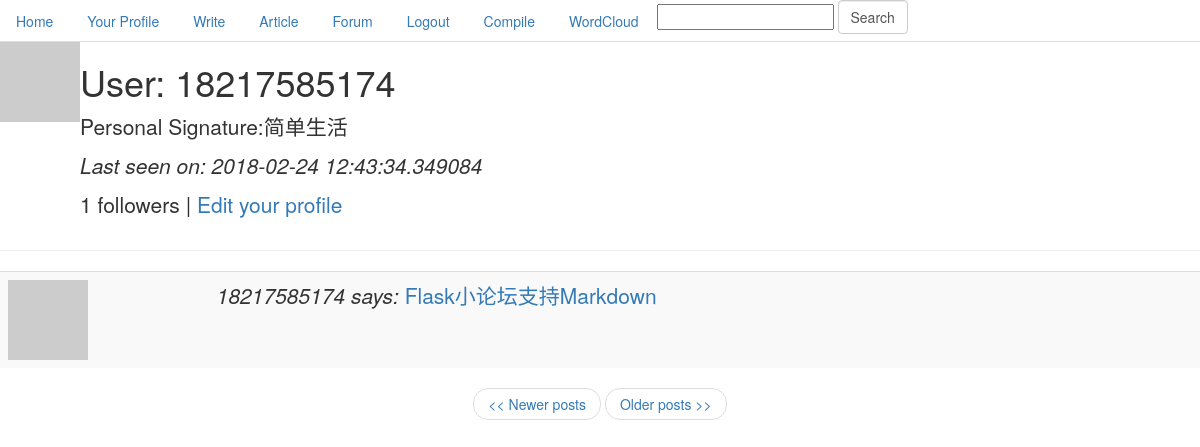
The page /user/18217585174/1 (signed in) on the database as committed earlier.
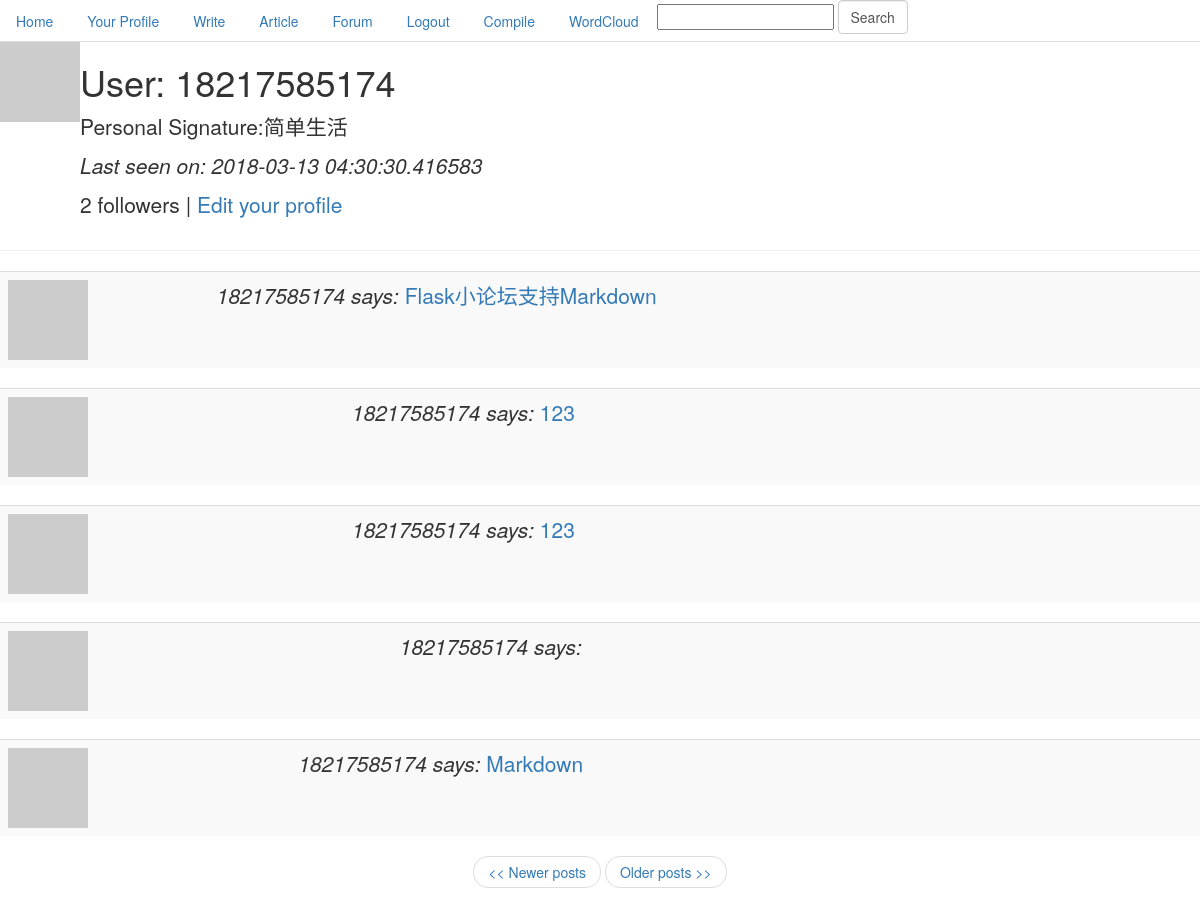
The same page on the database as committed later.
### app/models.py (models this page shows, shortened)
class User(db.Model):
    id = db.Column(db.Integer, primary_key=True)
    nickname = db.Column(db.String(64), index=True, unique=True)
    email = db.Column(db.String(120), index=True, unique=True)
    password = db.Column(db.String(120), index=True)
    posts = db.relationship('Post', backref='author', lazy='dynamic')
    cards = db.relationship('Card', backref='participant')
    about_me = db.Column(db.String(140))
    last_seen = db.Column(db.DateTime)
    followed = db.relationship('User',
                               secondary=followers,
                               primaryjoin=(followers.c.follower_id == id),
                               secondaryjoin=(followers.c.followed_id == id),
                               backref=db.backref('followers', lazy='dynamic'),
                               lazy='dynamic')
    is_authenticated = True
    is_active = True
    is_anonymous = False
    def avatar(self, size):
        return 'http://www.gravatar.com/avatar/' + md5(self.email.encode('utf8')).hexdigest() + '?d=mm&s=' + str(size)

class Post(db.Model):
    __searchable__ = ['body', 'title']
    id = db.Column(db.Integer, primary_key=True)
    title = db.Column(db.String(100))
    body = db.Column(db.String(140))
    timestamp = db.Column(db.DateTime)
    user_id = db.Column(db.Integer, db.ForeignKey('user.id'))

### app/views.py (the view)
@app.route('/user/<nickname>')
@app.route('/user/<nickname>/<int:page>')
@login_required
def user(nickname, page=1):
    user = User.query.filter_by(nickname=nickname).first()
    if user is None:
        flash('User %s not found.' % nickname)
        return redirect(url_for('index'))
    posts = user.posts.paginate(page, POSTS_PER_PAGE, False)
    return render_template('user.html',
                           user=user,
                           posts=posts)

### app/forms.py
class SearchForm(Form):
    search = StringField('search', validators=[DataRequired()])

### app/views.py (called while the page is built)
@app.before_request
def before_request():
    g.user = current_user
    g.search_form = SearchForm()
    if g.user.is_authenticated:
        g.user.last_seen = datetime.utcnow()
        db.session.add(g.user)
        db.session.commit()

@lm.user_loader
def load_user(id):
    return User.query.get(int(id))

### app/templates/user.html
{% extends "base.html" %}
{% block content %}
<table>
    <tr valign="top">
        <td><img src="{{user.avatar(128)}}"></td>
        <td class="lead">
            <h1>User: {{user.nickname}}</h1>
            {% if user.about_me %}<p>Personal Signature:{{user.about_me}}</p>{% endif %}
            {% if user.last_seen %}<p><i>Last seen on: {{user.last_seen}}</i></p>{% endif %}
            <p>{{user.followers.count()}} followers |
            {% if user.id == g.user.id %}
                <a href="{{url_for('edit')}}">Edit your profile</a>
            {% elif not g.user.is_following(user) %}
                <a href="{{url_for('follow', nickname = user.nickname)}}">Follow</a>
            {% else %}
                <a href="{{url_for('unfollow', nickname = user.nickname)}}">Unfollow</a>
            {% endif %}
            </p>
        </td>
    </tr>
</table>
<hr>
{% for post in posts.items %}
    {% include 'post.html' %}
{% endfor %}
<nav>
    <ul class="pager">
{% if posts.has_prev %}<li><a href="{{ url_for('user', nickname = user.nickname, page = posts.prev_num) }}"><< Newer posts</a></li>{% else %}<li><a href="#"><< Newer posts</a></li>{% endif %}
{% if posts.has_next %}<li><a href="{{ url_for('user', nickname = user.nickname, page = posts.next_num) }}">Older posts >></a></li>{% else %}<li><a href="#">Older posts >></a></li>{% endif %}
    </ul>
</nav>
{% endblock %}

### app/templates/base.html (shortened to what this page needs)
<!DOCTYPE html>
<html lang="en">
<head>
    <link rel="stylesheet" href="https://cdn.bootcss.com/bootstrap/3.3.7/css/bootstrap.min.css"
>
    <link rel="stylesheet" href="https://cdn.bootcss.com/bootstrap/3.3.7/css/bootstrap-theme.min.css"
>
</head>
<body>
    <div class="nav nav-tabs">
    <li><a href="{{ url_for('index') }}">Home</a></li>
    {% if g.user.is_authenticated %}
    <li><a href="{{ url_for('user', nickname = g.user.nickname) }}">Your Profile</a></li>
    <li><a href="{{ url_for('write') }}">Write</a></li>
    <li><a href="{{ url_for('look') }}">Article</a></li>
    <li><a href="{{ url_for('forum') }}">Forum</a></li>
    <li><a href="{{ url_for('logout') }}">Logout</a></li>
    <li><a href="{{ url_for('code') }}">Compile</a></li>
    <li><a href="{{ url_for('wc') }}">WordCloud</a></li>
    <li>
        <form style="display: inline;" action="{{url_for('search')}}" method="post" name="search" class="form-inline">
            <div class="form-group">
                {{g.search_form.hidden_tag()}}{{g.search_form.search(size=20)}}
            </div>
            <input type="submit"  class="form-control" value="Search">
        </form>
    </li>
    {% endif %}
    </div>
    {% block content %}{% endblock %}
</body>
</html>

### app/templates/post.html
<table class="table table-striped table-hover">
    <tr class="lead">
        <td><a href="{{ url_for('user', nickname = post.author.nickname) }}"><img src="{{post.author.avatar(50)}}"></a></td>
        <td><i>{{post.author.nickname}} says:</i>
        <a href="{{ url_for('article', pk = post.id) }}">{{post.title}}</a></td>
    </tr>
</table>

Rows that differ between the two databases and show on the page:
changed User "简单生活": last_seen "2018-02-24 12:43:34.349084" → "2018-03-13 04:30:30.416583"
added Post: author.nickname "18217585174", title "123"
added Post: author.nickname "18217585174", title "123"
added Post: author.nickname "18217585174"
added Post: author.nickname "18217585174", title "Markdown"
Other text that changed with them:
{{ user.followers.count() }}: "1" → "2"
